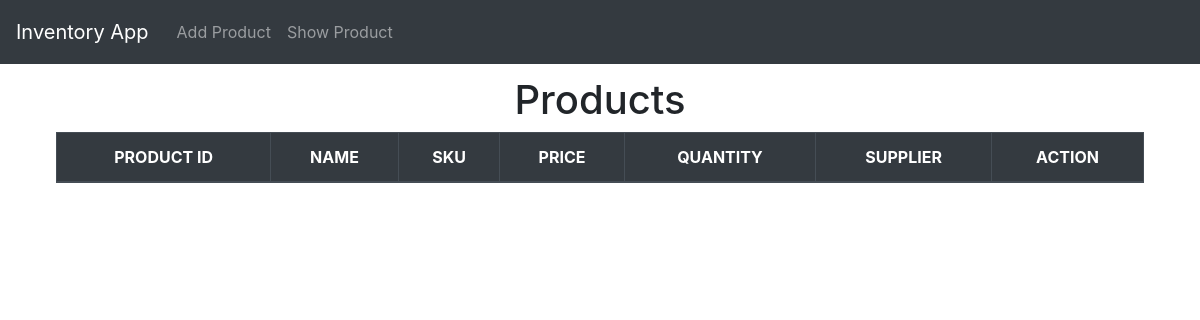
The page /list/ on the database as committed earlier.
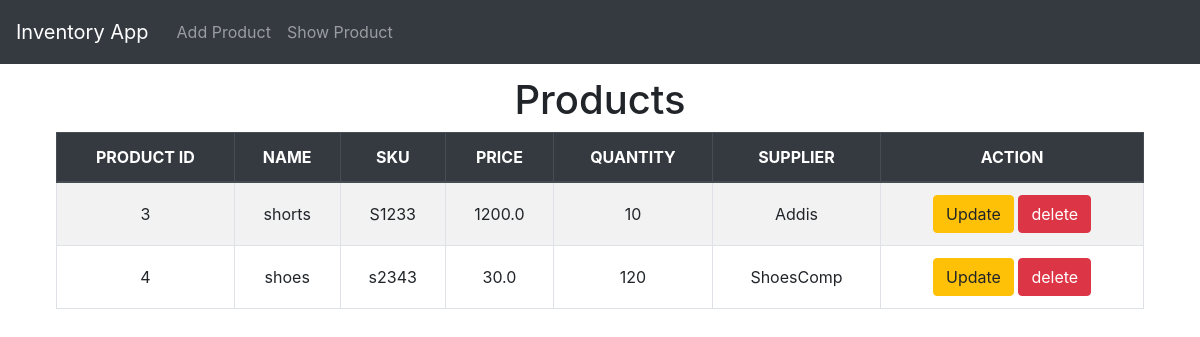
The same page on the database as committed later.
### invApp/models.py (models this page shows, shortened)
class Product(models.Model):
    product_id = models.AutoField(primary_key=True)
    name = models.CharField(max_length=100)
    sku = models.CharField(max_length=50, unique=True)
    price = models.FloatField()
    Quantity = models.IntegerField()
    supplier = models.CharField(max_length=100)

### invApp/views.py (the view)
# urls.py: path('list/', views.product_list_view, name = 'product_list'),
def product_list_view(request):
    products = Product.objects.all()
    context = {'products' : products}
    return render(request, 'invApp/product_list.html', context)

### invApp/templates/invApp/product_list.html (shortened to what this page needs)
{% extends "invApp/layout.html" %}
{% block content %}
    <h1 class="text-center">Products</h1>
    <table class="table table-bordered table-striped text-center">
        <thead class="thead-dark">
            <tr>
                <th>PRODUCT ID</th>
                <th>NAME</th>
                <th>SKU</th>
                <th>PRICE</th>
                <th>QUANTITY</th>
                <th>SUPPLIER</th>
                <th>ACTION</th>
            </tr>
            <tbody>
                {% for product in products %}
                    <tr>
                        <td>{{product.product_id}}</td>
                        <td>{{product.name}}</td>
                        <td>{{product.sku}}</td>
                        <td>{{product.price}}</td>
                        <td>{{product.Quantity}}</td>
                        <td>{{product.supplier}}</td>
                        <td>
                            <a href="{% url 'product_update' product.product_id %}" class="btn btn-warning">Update</a>
                            <a href="{% url 'product_delete' product.product_id %}" class="btn btn-danger">delete</a>
                        </td>
                    </tr>
                {% endfor %}
            </tbody>
        </thead>
    </table>
{% endblock content %}

### invApp/templates/invApp/layout.html (shortened to what this page needs)
<!DOCTYPE html>
<html lang="en">
<head>
    <link href="https://cdn.jsdelivr.net/npm/bootstrap@4.5.2/dist/css/bootstrap.min.css" rel="stylesheet">
</head>
<body>
    <nav class="navbar navbar-expand-lg navbar-dark fixed-top">
        <a href="{% url 'home' %}" class="navbar-brand">Inventory App</a>
        <div class="collapse navbar-collapse" id = "navbarNav">
            <ul class="navbar-nav p-1">
                <li class="nav-item">
                    <a href="{% url 'product_create' %}" class="nav-link">Add Product</a>
                </li>
                <li class="nav-item">
                    <a href="{% url 'product_list' %}" class="nav-link">Show Product</a>
                </li>
            </ul>
        </div>
    </nav>
    <div class="contanier  ">
        {% block content  %} {% endblock %}
    </div>
</body>
</html>

### invApp/templates/invApp/layout.html (style rules this page uses)
body { padding: 56px; }
.navbar { background-color:#343a40; }
.navbar-brand, .nav-link { color: #fff; }
.contanier { margin-top:20px; }
.table t, .table td { vertical-align:middle; }

Rows that differ between the two databases and show on the page:
added Product: product_id "3", name "shorts", sku "S1233", price "1200.0", Quantity "10", supplier "Addis"
added Product: product_id "4", name "shoes", sku "s2343", price "30.0", Quantity "120", supplier "ShoesComp"
